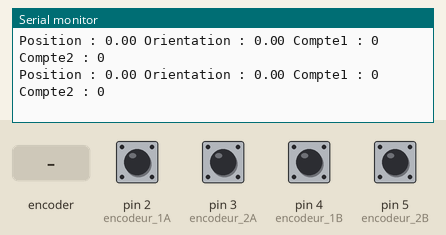
This sketch was run on a simulated Arduino Uno, built with avr-gcc and run on an emulated ATmega328P. Shown: the last lines printed to the serial monitor. The inputs (shaded band) are chosen by the test bench; at power-on: pin 2 (encodeur_1A), pin 3 (encodeur_2A), pin 4 (encodeur_1B), pin 5 (encodeur_2B) HIGH.

Above: at 1.2 s.
1.3 s: rotary encoder on pin 2 (encodeur_1A) / pin 4 (encodeur_1B) turned 1 step (first pin leading)
At 1.5 s:
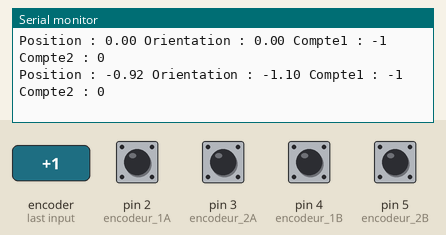
4.5 s: pin 3 (encodeur_2A) pulled LOW for 3.2 s
At 7.73 s:
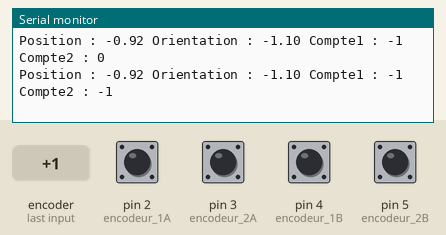
10.7 s: rotary encoder on pin 2 (encodeur_1A) / pin 4 (encodeur_1B) turned 1 step (first pin leading)
At 10.81 s:
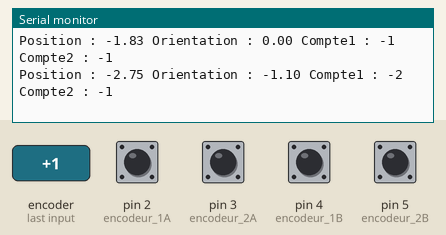
13.9 s: pin 3 (encodeur_2A) pulled LOW for 0.15 s
At 14.07 s:
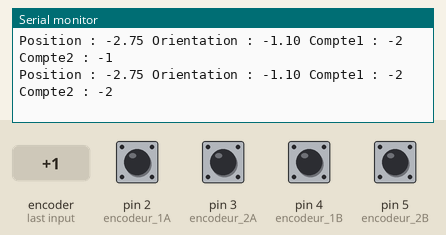
17.0 s: rotary encoder on pin 2 (encodeur_1A) / pin 4 (encodeur_1B) turned 1 step (first pin leading)
At 17.15 s:
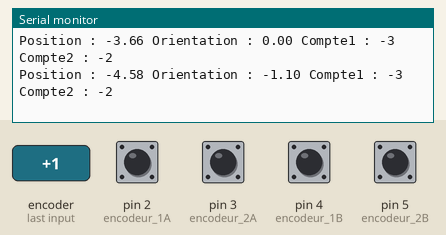
20.2 s: pin 3 (encodeur_2A) pulled LOW for 1 s
At 21.21 s:
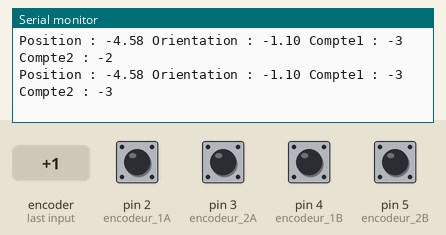
Timing chart, 0 to 23.2 s (numbered marks = the images above; inputs shaded):
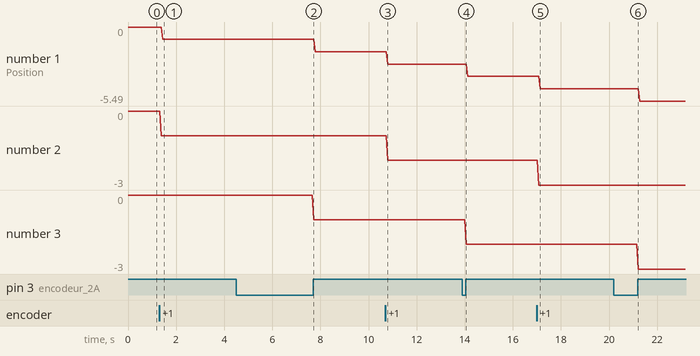

The sketch:

Encodeur.ino
```cpp
#define encodeur_1A 2
#define encodeur_1B 4
#define encodeur_2A 3
#define encodeur_2B 5

// Encodeurs
volatile long compte_encodeur1 = 0;
volatile long compte_encodeur2 = 0;
bool sens_rotation1 = true;
bool sens_rotation2 = false;
float n_clic = 103;

// Roues & véhicule
float dia_roue = 60; // diamètre de roue en mm
float empattement = 190; // distance entre les roues en mm


// Séquences d'interupt pour le compte des encodeurs
void encodeur1_ISR() {
  if (digitalRead(encodeur_1B) == sens_rotation1) {
    compte_encodeur1++;
  } else {
    compte_encodeur1--;
  }
}
void encodeur2_ISR() {
  if (digitalRead(encodeur_2B) == sens_rotation2) {
    compte_encodeur2++;
  } else {
    compte_encodeur2--;
  }
}

// Odométrie
float position() {
  float distance_mesure = (compte_encodeur1 + compte_encodeur2)*PI*dia_roue/(2*n_clic);
  return distance_mesure;
}
float orientation() {
  float orientation_mesure = (compte_encodeur1 - compte_encodeur2)*180*dia_roue/(empattement*0.5*n_clic);
  return orientation_mesure;
}


void setup() {
  // put your setup code here, to run once:
  pinMode(encodeur_1A,  INPUT_PULLUP); // connexion aux encodeurs
  pinMode(encodeur_1B,  INPUT_PULLUP);
  pinMode(encodeur_2A,  INPUT_PULLUP);
  pinMode(encodeur_2B,  INPUT_PULLUP);

  attachInterrupt(digitalPinToInterrupt(encodeur_1A), encodeur1_ISR, RISING); // liaison à l'interupt service routine
  attachInterrupt(digitalPinToInterrupt(encodeur_2A), encodeur2_ISR, RISING);

  Serial.begin(9600); // vous êtes censé savoir c'est quoi
}

void loop() {
  Serial.print("Position : ");
  Serial.print(position());
  Serial.print(" Orientation : ");
  Serial.print(orientation());
  Serial.print(" Compte1 : ");
  Serial.print(compte_encodeur1);
  Serial.print(" Compte2 : ");
  Serial.println(compte_encodeur2);
}
```

Measured:
- after the input at 1.3 s, the serial monitor: prints a new line after 0.07 s (image 1)
- after the input at 4.5 s, the serial monitor: prints a new line after 3.2 s (image 2)
- after the input at 10.7 s, the serial monitor: prints a new line after 0.11 s (image 3)
- after the input at 13.9 s, the serial monitor: prints a new line after 0.17 s (image 4)
- after the input at 17.0 s, the serial monitor: prints a new line after 0.08 s (image 5)
- after the input at 20.2 s, the serial monitor: prints a new line after 1.0 s (image 6)
- plotted number 1: 0 → -0.92 after the input at 1.3 s, -0.92 → -1.83 after the input at 4.5 s, -1.83 → -2.75 after the input at 10.7 s, -2.75 → -3.66 after the input at 13.9 s, -3.66 → -4.58 after the input at 17.0 s
- plotted number 2: 0 → -1 after the input at 1.3 s, -1 → -2 after the input at 10.7 s, -2 → -3 after the input at 17.0 s
